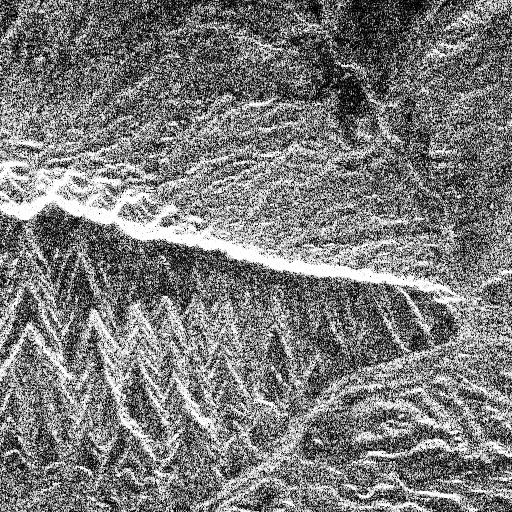
%> input picture Practice3/pinos512.tif, 512 x 512 px
$ octave p3e1_lim.m   (GNU Octave 9; MATLAB toolbox functions it lacks are replaced by stand-ins)
%> lines starting %> are read from the running program, lines starting %| are printed output that depends on the picture; in (x1, y1, x2, y2) boxes, pixels count from 0 and x2, y2 are one past the last pixel; in counts of white or black regions, pixels touching at a corner belong together; the program's own positions count from 1
%%%%%%%%%%%%%%%%%%%%%%%%%%%%%%%%%%%%%%%%%%%%%%%
%%%       Practice 3 - Equalization         %%%
%%%             Team members                %%%
%%%     +Herrera Godina Adriana Jocelyn     %%%
%%%        +Miranda Miranda Emiliano        %%%
%%%      +Nicolás Marín Brian Geovanny      %%%
%%%      +Sanchez Torres Sergio Daniel      %%%
%%%%%%%%%%%%%%%%%%%%%%%%%%%%%%%%%%%%%%%%%%%%%%%
clear
pinesimg = imread("Practice3/pinos512.tif");
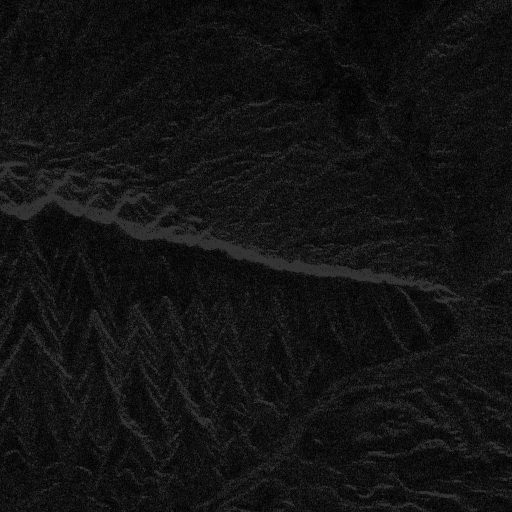
%> pinesimg: size 512x512 uint8; min 0, max 54, mean 19

% 1a- Show the original image and its histogram
figure("name","Original image and its histogram")
subplot(1,2,1)
imshow(pinesimg)
title('ORIGINAL IMAGE')
subplot(1,2,2)
imhist(pinesimg)
title('HISTOGRAM')
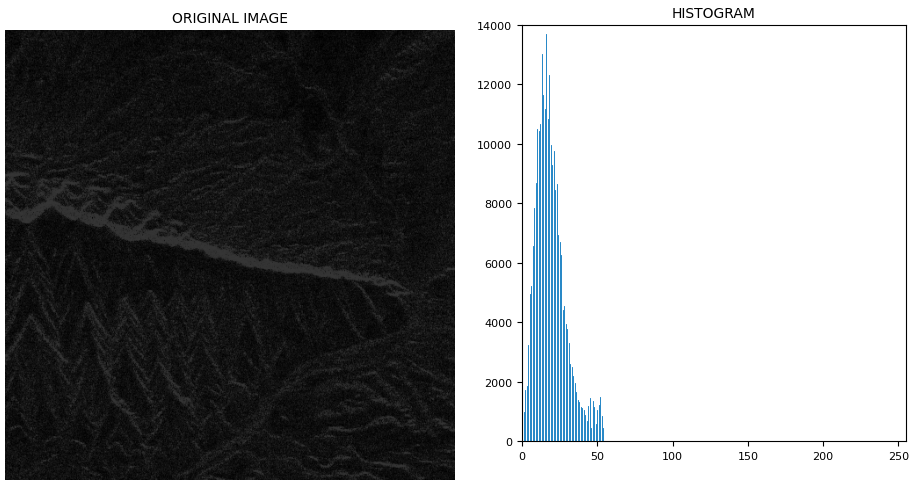
%> figure redrawn from the program's plot data, 2 panels

% 1b- Equalize the image histogram and show the
% result: new image and new histogram
pineshisteq = histeq(pinesimg);

figure("name","Equalized image and its histogram")
subplot(1,2,1)
imshow(pineshisteq)
title('EQUALIZED IMAGE')
subplot(1,2,2)
imhist(pineshisteq)
title('HISTOGRAM')

% 1c- Equalize the histogram using 128, 64,
% 32, 16, 8, and 2 quantization levels.
lvl128 = histeq(pinesimg, 128);
figure("name","Equalized image with 128 quantization levels and its histogram")
subplot(1,2,1)
imshow(lvl128)
title('EQUALIZED IMAGE WITH 128 QUANTIZATION LEVELS')
subplot(1,2,2)
imhist(lvl128)
title('HISTOGRAM')
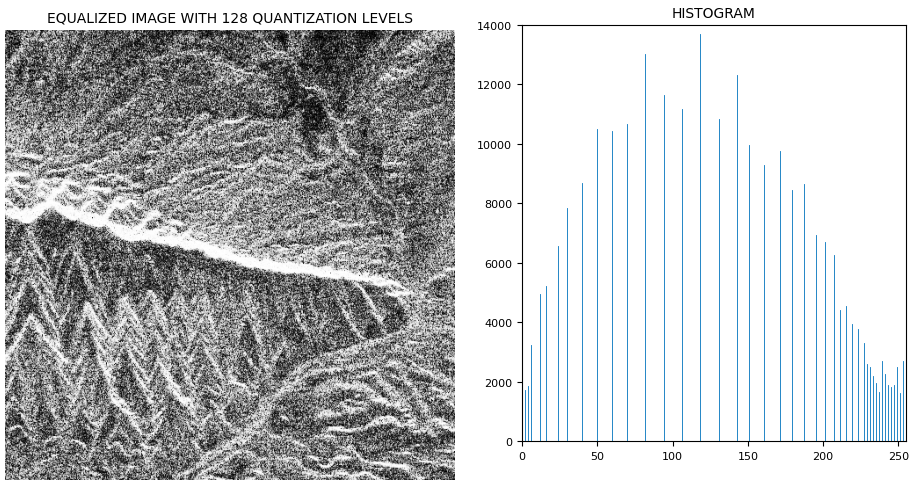
%> figure redrawn from the program's plot data, 2 panels

lvl64 = histeq(pinesimg, 64);
figure("name","Equalized image with 64 quantization levels and its histogram")
subplot(1,2,1)
imshow(lvl64)
title('EQUALIZED IMAGE WITH 64 QUANTIZATION LEVELS')
subplot(1,2,2)
imhist(lvl64)
title('HISTOGRAM')

lvl32 = histeq(pinesimg, 32);
figure("name","Equalized image with 32 quantization levels and its histogram")
subplot(1,2,1)
imshow(lvl32)
title('EQUALIZED IMAGE WITH 32 QUANTIZATION LEVELS')
subplot(1,2,2)
imhist(lvl32)
title('HISTOGRAM')
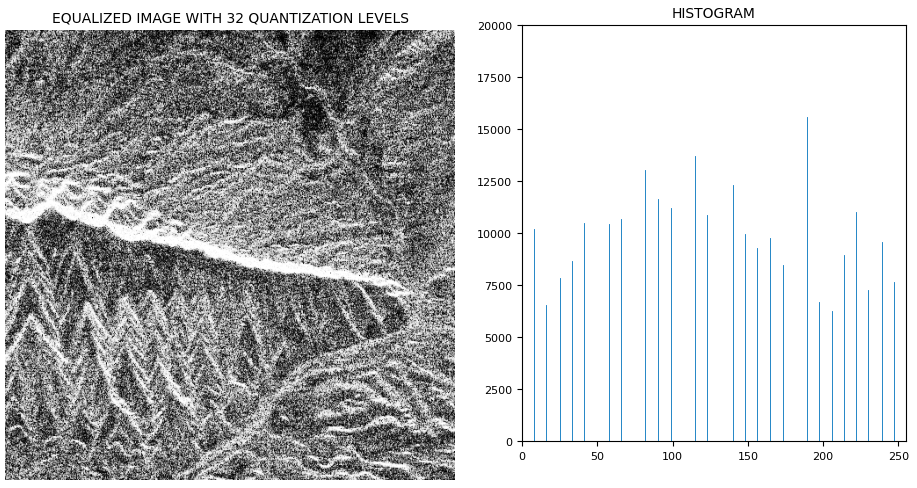
%> figure redrawn from the program's plot data, 2 panels

lvl16 = histeq(pinesimg, 16);
figure("name","Equalized image with 16 quantization levels and its histogram")
subplot(1,2,1)
imshow(lvl16)
title('EQUALIZED IMAGE WITH 16 QUANTIZATION LEVELS')
subplot(1,2,2)
imhist(lvl16)
title('HISTOGRAM')

lvl8 = histeq(pinesimg, 8);
figure("name","Equalized image with 8 quantization levels and its histogram")
subplot(1,2,1)
imshow(lvl8)
title('EQUALIZED IMAGE WITH 8 QUANTIZATION LEVELS')
subplot(1,2,2)
imhist(lvl8)
title('HISTOGRAM')
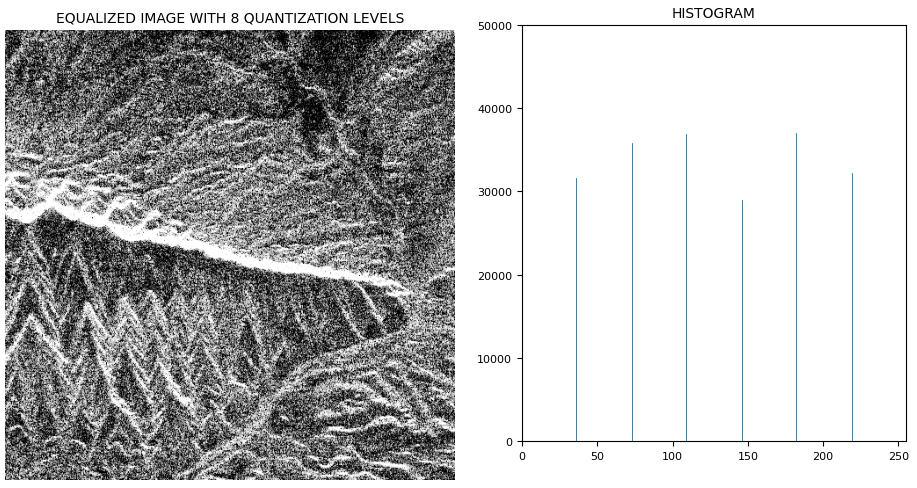
%> figure redrawn from the program's plot data, 2 panels

lvl2 = histeq(pinesimg, 2);
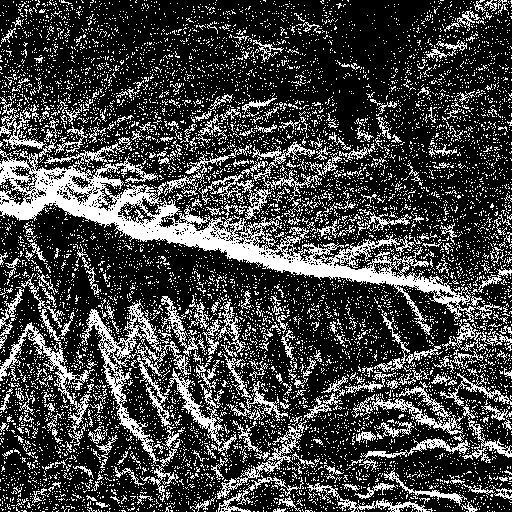
%> lvl2: size 512x512 uint8; 26.5% white in thin lines or dots
figure("name","Equalized image with 2 quantization levels and its histogram")
subplot(1,2,1)
imshow(lvl2)
title('EQUALIZED IMAGE WITH 2 QUANTIZATION LEVELS')
subplot(1,2,2)
imhist(lvl2)
title('HISTOGRAM')
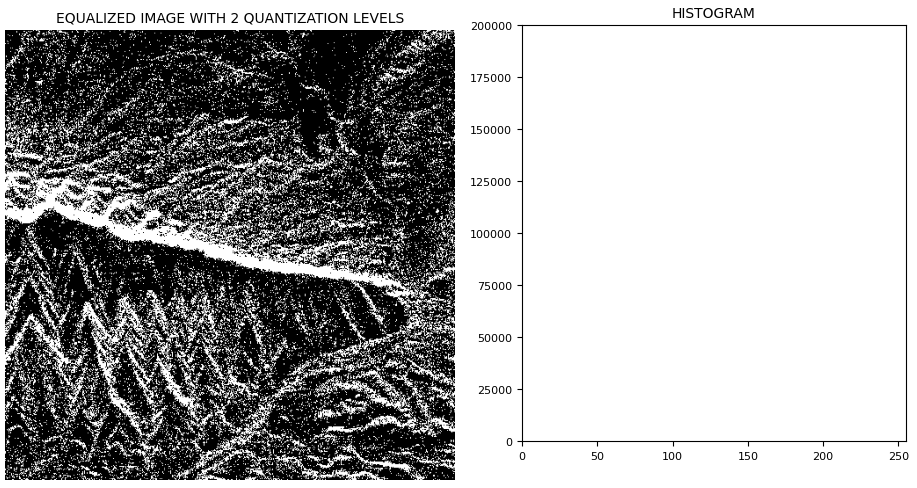
%> figure redrawn from the program's plot data, 2 panels

$ run again, with Practice3/trees256.tif copied over Practice3/pinos512.tif
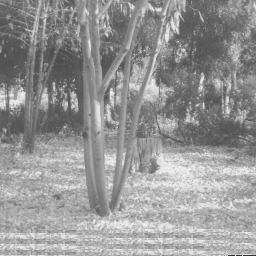
%> input picture Practice3/trees256.tif, 256 x 256 px
%> pinesimg is the input picture: size 256x256 uint8; min 50, max 255, mean 149.1
%> `lvl2 = histeq(pinesimg, 2);`:
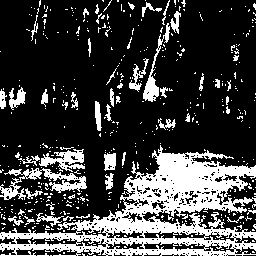
%> lvl2: size 256x256 uint8; 25.1% white; 457 white regions (408 under 20 px), largest, box (x1, y1, x2, y2) and area: (0, 145, 256, 256) 10627, (0, 168, 87, 200) 929, (39, 149, 85, 172) 507
%> `title('HISTOGRAM')`:
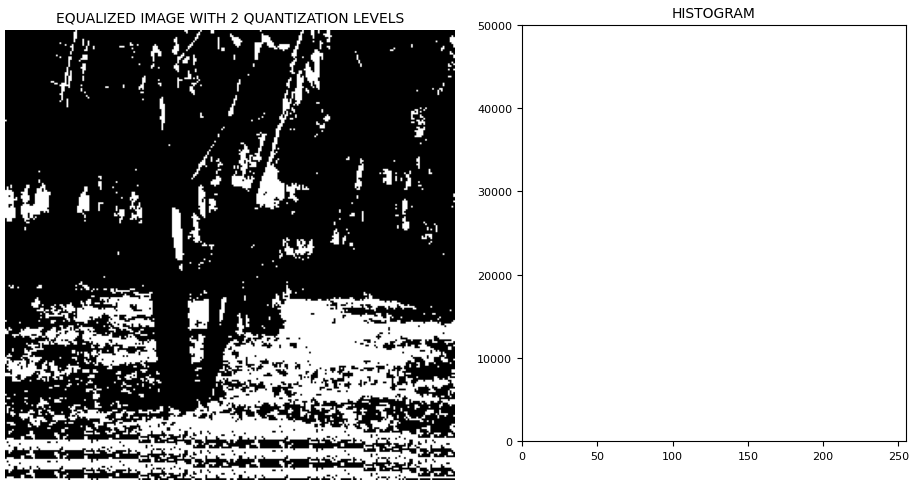
%> figure redrawn from the program's plot data, 2 panels

$ run again, with Practice3/zonaA_b5.tif copied over Practice3/pinos512.tif
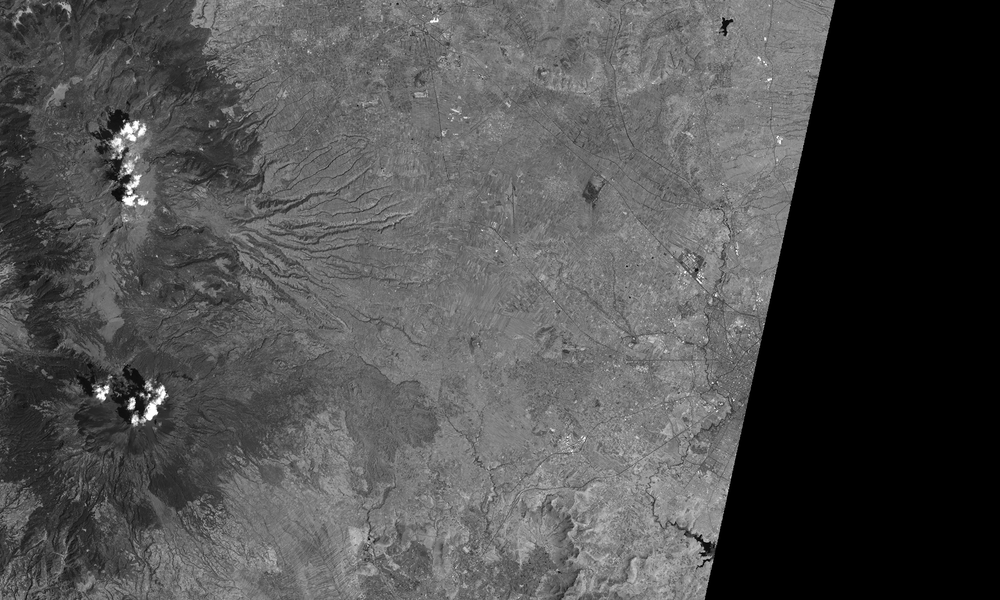
%> input picture Practice3/zonaA_b5.tif, 1000 x 600 px, shrunk from 2500 x 1500 before the run
%> pinesimg is the input picture: size 600x1000 uint8; min 0, max 255, mean 79.5
%> `lvl2 = histeq(pinesimg, 2);`:
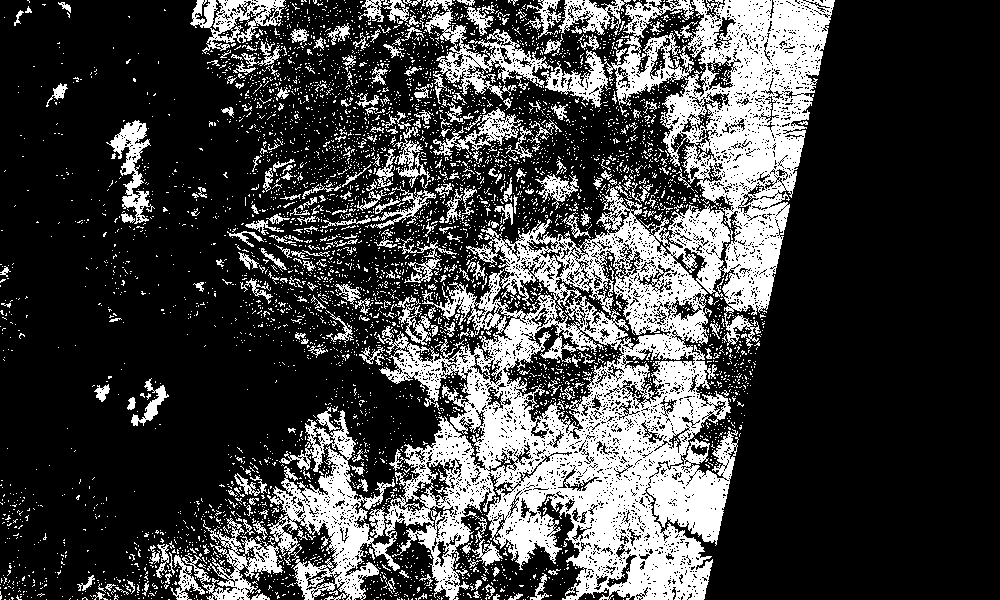
%> lvl2: size 600x1000 uint8; 26% white; 4978 white regions (4683 under 20 px), largest, box (x1, y1, x2, y2) and area: (267, 0, 835, 600) 108600, (424, 0, 553, 100) 3439, (182, 518, 283, 600) 2520
%> `title('HISTOGRAM')`:
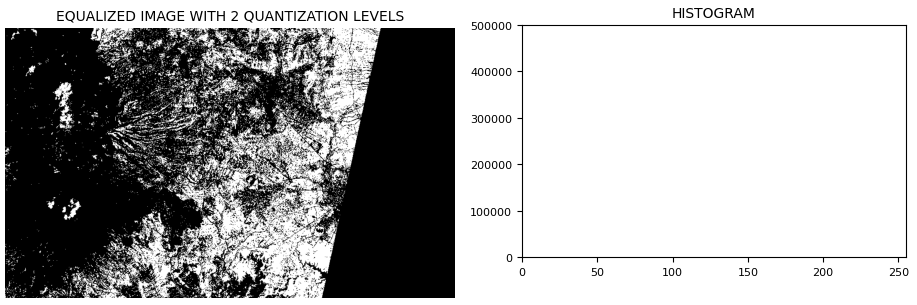
%> figure redrawn from the program's plot data, 2 panels

$ run again, with Practice3/zonaB_b5.tif copied over Practice3/pinos512.tif
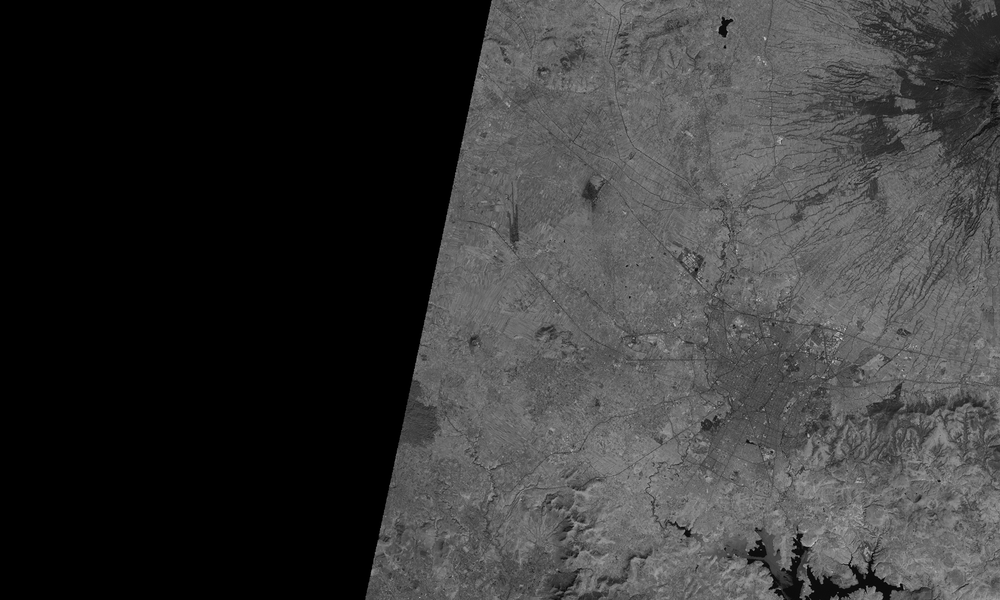
%> input picture Practice3/zonaB_b5.tif, 1000 x 600 px, shrunk from 2500 x 1500 before the run
%> pinesimg is the input picture: size 600x1000 uint8; min 0, max 210, mean 54.9
%> lvl2: size 600x1000 uint8; 25.7% white; 3784 white regions (3558 under 20 px), largest, box (x1, y1, x2, y2) and area: (414, 0, 1000, 600) 113814, (471, 0, 707, 115) 6060, (868, 167, 934, 239) 1362
%> `title('HISTOGRAM')`:
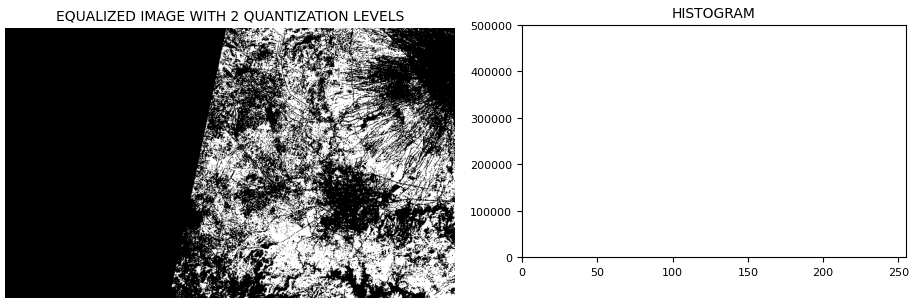
%> figure redrawn from the program's plot data, 2 panels
